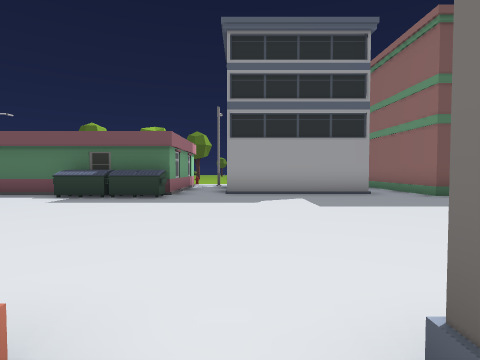
view 1 (above)

19 first-person views from a walk through a Unity game level. The camera is 1.3 m above the floor, tilts 2° down and sees 80° across. The floor is counted in squares, 2 m on a side. Each view is taken from the middle of a square. On the plan, view 1 faces up. The plan holds only what a view shows up to about 9 squares ahead; the rest is blank. The place goes on beyond the plan. The player is left out.

view 2
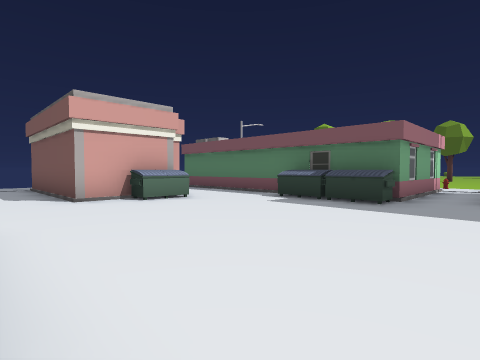

view 3
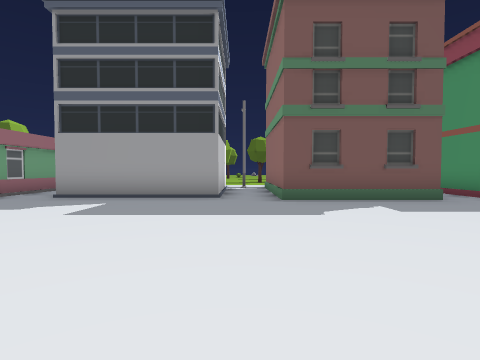

view 4
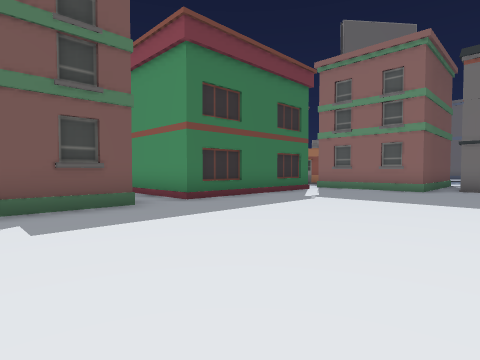

view 5
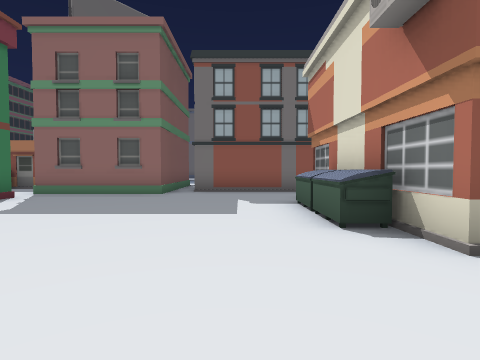

view 6
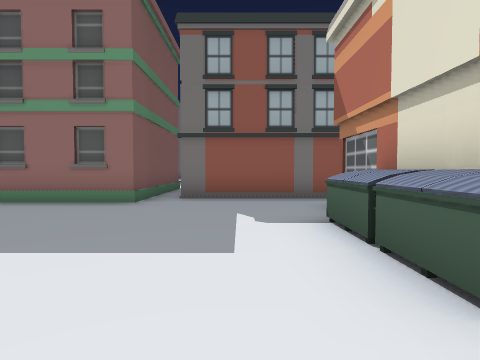

view 7
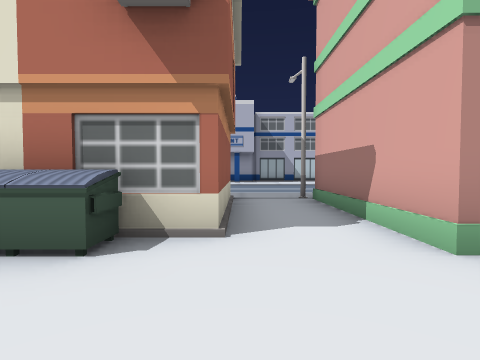

view 8
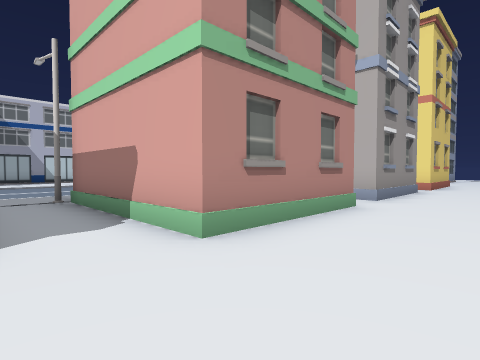

view 9
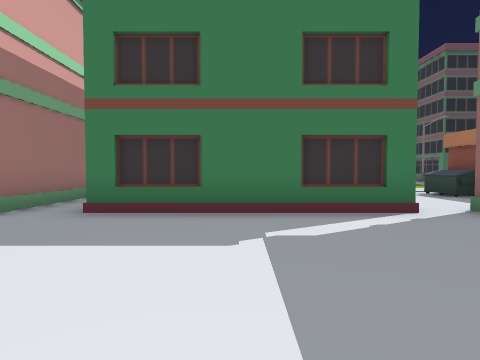

view 10
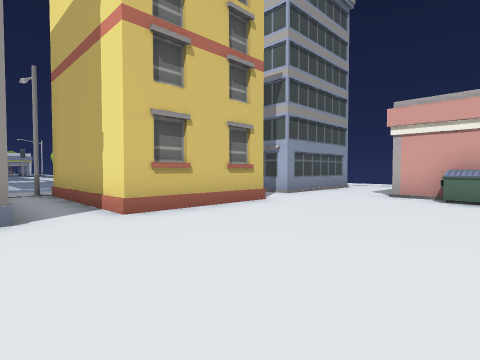

view 11
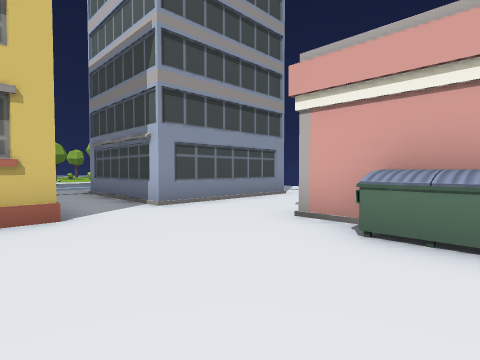

view 12
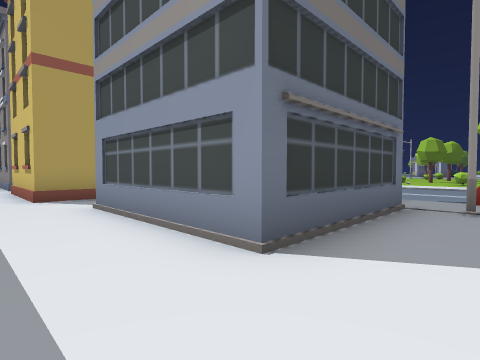

view 13
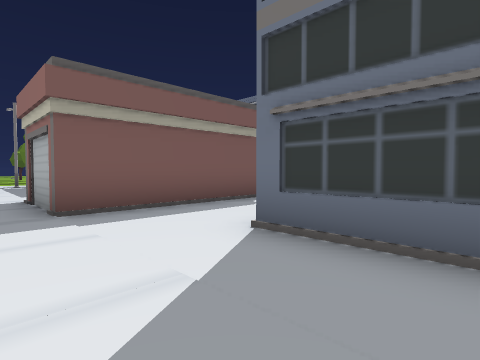

view 14
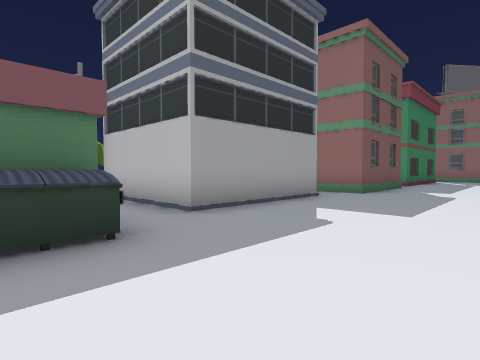

view 15
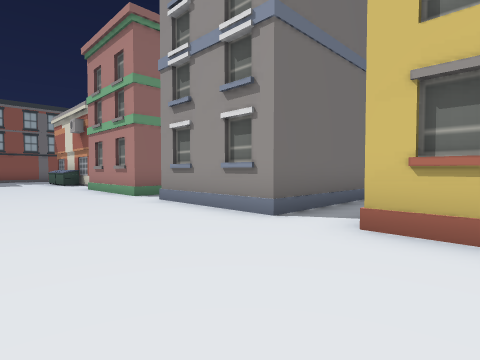

view 16
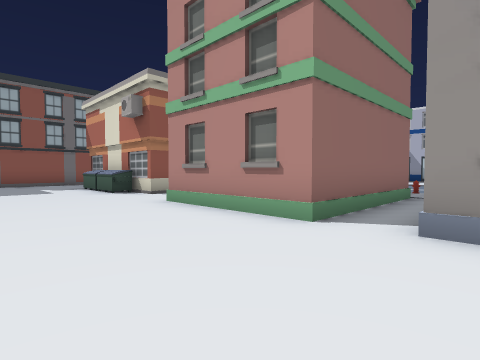

view 17
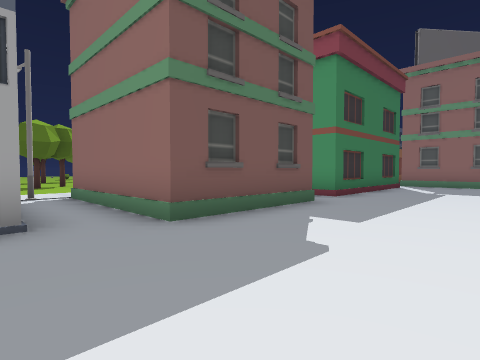

view 18
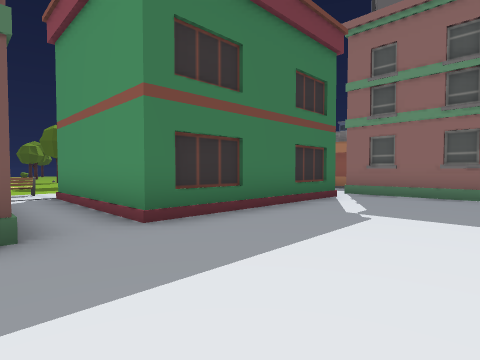

view 19
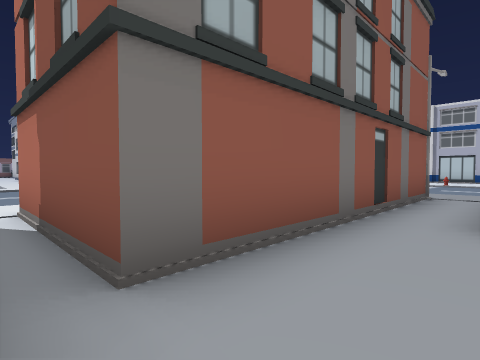

### Floor plan
Key: @ floor where view 1 was taken; # wall or solid block; . floor; B building; U dumpster; S streetlight; E bench; O other object.
Columns run from 12 left of view 1 to 18 right of it. Each row starts with its distance up from view 1.
 14                      ..
 13                      ..
 12                      E
 11           BO#  BS#B  .#      UB
 10           #.#  #.#  #.#     .U#
  9           #.#  #.#  #.#     ..
  8       #####.####.####.#####..
  7      ...UUU.......##...B....#
  6  .   .......................#
  5  #   #U.....................B
  4  ##  #U.....................##
  3  B####.......................#
  2  ............................#
  1  ........###......##....UU...#
  0  ..###B.## #@#  .####..B####.#
 -1  ..# ##.   #.#  .#  #..     .#
 -2 ...#  #.   #.#  .#  #..     .#
 -3  .S#  #.   #SB   #  BS.B   BSB

Positions as (right, up) in squares from view 1, and headings:
1: (0, 0), facing up
2: (0, 1), facing up-left
3: (4, 1), facing up
4: (6, 2), facing up-right
5: (8, 2), facing right
6: (10, 2), facing right
7: (10, 3), facing down
8: (10, 3), facing down-left
9: (12, 3), facing up
10: (1, 5), facing down-left
11: (-3, 5), facing down-left
12: (-11, 2), facing down-right
13: (-12, -2), facing up-right
14: (-3, 4), facing up-right
15: (-2, 4), facing down-right
16: (3, 4), facing down-right
17: (3, 4), facing up-right
18: (8, 4), facing up-right
19: (15, 4), facing down-right
